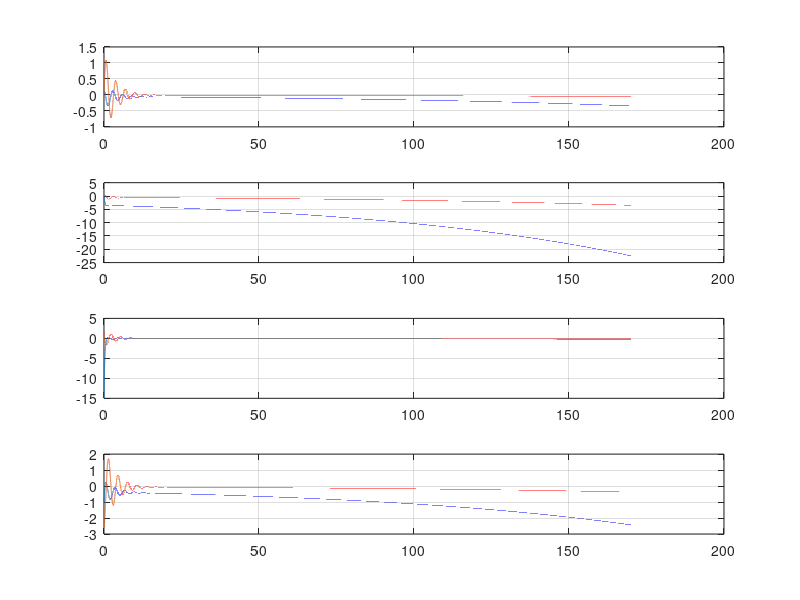
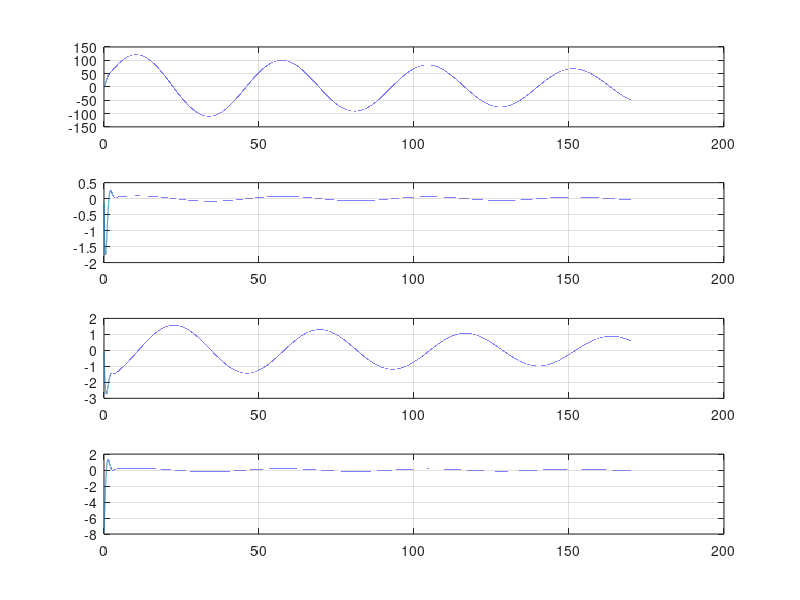

Here is the MATLAB script that generated these plots, in order:
% Citation 550 - Linear simulation

% xcg = 0.25*c

% Stationary flight condition

hp0    = 5030*0.3048;      	  % pressure altitude in the stationary flight condition [m]
V0     = 90; %174.1*0.51444;            % true airspeed in the stationary flight condition [m/sec]
alpha0 = 5.5*pi/180;       	      % angle of attack in the stationary flight condition [rad]
th0    = 4.285*pi/180;        % pitch angle in the stationary flight condition [rad]

% Aircraft mass
%m      = 6720 ;         	  % mass [kg] Nuestro
m      =  6689.13;         	  % mass [kg] Reference


% aerodynamic properties
e      = 0.7384;            % Oswald factor [ ]
CD0    = 0.0204;            % Zero lift drag coefficient [ ]
CLa    = 4.6248;            % Slope of CL-alpha curve [ ]

% Longitudinal stability
Cma    = -0.5626;            % longitudinal stabilty [ ]
Cmde   = -1.1642;            % elevator effectiveness [ ]

% Aircraft geometry

S      = 30.00;	          % wing area [m^2]
Sh     = 0.2*S;           % stabiliser area [m^2]
Sh_S   = Sh/S;	          % [ ]5
lh     = 0.71*5.968;      % tail length [m]
c      = 2.0569;	  % mean aerodynamic cord [m]
lh_c   = lh/c;	          % [ ]
b      = 15.911;	  % wing span [m]
bh     = 5.791;	          % stabilser span [m]
A_asym      = b^2/S;           % wing aspect ratio [ ]
Ah     = bh^2/Sh;         % stabilser aspect ratio [ ]
Vh_V   = 1;		  % [ ]
ih     = -2*pi/180;       % stabiliser angle of incidence [rad]

% Constant values concerning atmosphere and gravity

rho0   = 1.2250;          % air density at sea level [kg/m^3] 
lambda = -0.0065;         % temperature gradient in ISA [K/m]
Temp0  = 288.15;          % temperature at sea level in ISA [K]
R      = 287.05;          % specific gas constant [m^2/sec^2K]
g      = 9.81;            % [m/sec^2] (gravity constant)

rho    = rho0*((1+(lambda*hp0/Temp0)))^(-((g/(lambda*R))+1));   % [kg/m^3]  (air density)
W      = m*g;				                        % [N]       (aircraft weight)

% Constant values concerning aircraft inertia

muc    = m/(rho*S*c);
mub    = m/(rho*S*b);
KX2    = 0.019;
KZ2    = 0.042;
KXZ    = 0.002;
KY2    = 1.25*1.114;

% Aerodynamic constants

Cmac   = 0;                     % Moment coefficient about the aerodynamic centre [ ]
CNwa   = CLa;   		        % Wing normal force slope [ ]
CNha   = 2*pi*Ah/(Ah+2);        % Stabiliser normal force slope [ ]
depsda = 4/(A_asym+2);               % Downwash gradient [ ]

% Lift and drag coefficient

CL = 2*W/(rho*V0^2*S);               % Lift coefficient [ ]
CD = CD0 + (CLa*alpha0)^2/(pi*A_asym*e);  % Drag coefficient [ ]

% Stabiblity derivatives

CX0    = W*sin(th0)/(0.5*rho*V0^2*S);
CXu    = -0.02792;
CXa    = -0.47966;
CXadot = +0.08330;
CXq    = -0.28170;
CXde   = -0.03728;

CZ0    = -W*cos(th0)/(0.5*rho*V0^2*S);
CZu    = -0.37616;
CZa    = -5.74340;
CZadot = -0.00350;
CZq    = -5.66290;
CZde   = -0.69612;

Cmu    = +0.06990;
Cmadot = +0.17800;
Cmq    = -8.79415;

CYb    = -0.7500;
CYbdot =  0     ;
CYp    = -0.0304;
CYr    = +0.8495;
CYda   = -0.0400;
CYdr   = +0.2300;

Clb    = -0.10260;
Clp    = -0.71085;
Clr    = +0.23760;
Clda   = -0.23088;
Cldr   = +0.03440;

Cnb    =  +0.1348;
Cnbdot =   0     ;
Cnp    =  -0.0602;
Cnr    =  -0.2061;
Cnda   =  -0.0120;
Cndr   =  -0.0939;


%%% Symmetric

C1_sym = [-2*muc*c/(V0*V0), 0, 0, 0,;
      0, (CZadot - 2*muc)*c/V0, 0, 0;
      0, 0, -c/V0, 0;
      0, Cmadot*c/V0, 0, -2*muc*KY2*c*c/(V0*V0)];


C2_sym = [CXu/V0, CXa, CZ0, CXq*c/V0;
      CZu/V0, CZa, -CX0, (CZq + 2*muc)*c/V0;
      0,0,0,c/V0;
      Cmu/V0, Cma, 0, Cmq*c/V0];


C3_sym = [CXde;
      CZde;
      0;
      Cmde];

A_sym = -inv(C1_sym)*C2_sym;
B_sym = -inv(C1_sym)*C3_sym;

%%% Unsymmetric

C1_asym = [(CYbdot - 2*mub)*b/V0,0,0,0;
      0,-b/(2*V0),0,0;
      0,0,-2*mub*KX2*b*b/(V0*V0),2*mub*KXZ*b*b/(V0*V0);
      Cnbdot*b/V0,0,2*mub*KXZ*b*b/(V0*V0),-2*mub*KZ2*b*b/(V0*V0)];
  
  
C2_asym = [CYb, CL, CYp*b/(2*V0), (CYr - 4*mub)*b/(2*V0);
      0, 0, b/(2*V0), 0;
      Clb, 0, Clp*b/(2*V0), Clr*b/(2*V0);
      Cnb, 0, Cnp*b/(2*V0), Cnr*b/(2*V0)];
  
  
C3_asym = [CYda, CYdr;
       0,0;
       Clda, Cldr;
       Cnda, Cndr];
   
A_asym = -inv(C1_asym)*C2_asym;
B_asym = -inv(C1_asym)*C3_asym;

C = eye(4);
D = 0;

t = 0:0.001:170;
sys_asym = ss(A_asym,B_asym,C,D);
sys_sym = ss(A_sym,B_sym,C,D);
y_asym = impulse(sys_asym,t);
y_sym = impulse(sys_sym,t);

%Assymetric Flight
figure(1)
subplot(4,1,1)
plot(t,y_asym(:,1,1),t,y_asym(:,1,2))
grid()

subplot(4,1,2)
plot(t,y_asym(:,2,1),t,y_asym(:,2,2))
grid()

subplot(4,1,3)
plot(t,y_asym(:,3,1),t,y_asym(:,3,2))
grid()

subplot(4,1,4)
plot(t,y_asym(:,4,1),t,y_asym(:,4,2))
grid()

%Symmetric Flight
figure(2)
subplot(4,1,1)
plot(t,y_sym(:,1))
grid()

subplot(4,1,2)
plot(t,y_sym(:,2))
grid()

subplot(4,1,3)
plot(t,y_sym(:,3))
grid()

subplot(4,1,4)
plot(t,y_sym(:,4))
grid()

%Validation

%u = [];

%for i = 1:size(y_sym(:,1))
%    ui = y_sym(i,1)/cos(y_sym(i,3)-y_sym(i,2));
%    u(i) = ui;
%end

%load('FlightData.mat')

%figure(3)
%subplot(2,1,1)
%plot(t,y_sym(:,3),flightdata.time.data(1,30111:31741)-flightdata.time.data(1,30111),flightdata.Ahrs1_Pitch.data(30111:31741,1)*pi/180)
%plot(t,u,flightdata.time.data(1,30111:31741)-flightdata.time.data(1,30111),flightdata.Dadc1_tas.data(30111:31741,1)*0.514444)
%grid()
